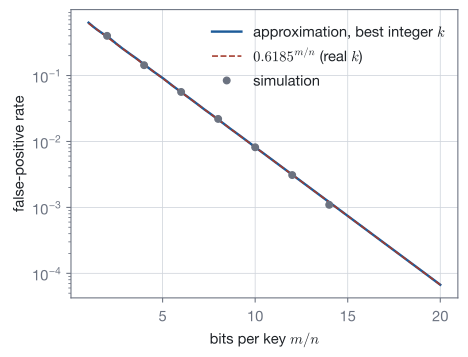

Write Python code to recreate this figure.
"""False-positive rate of a Bloom filter against bits per key m/n, at the best integer number of hash functions: the
approximation (1 - exp(-k n/m))^k and seeded simulations of filters with n = 2000 keys queried with 2e5 non-members."""
import os
import sys

sys.path.insert(0, os.path.join(os.path.dirname(os.path.abspath(__file__)), "..", "..", "..", "_filters"))
from figstyle import *  # noqa: E402,F403

import numpy as np  # noqa: E402


def f(k, r):
    return (1 - np.exp(-k / r)) ** k


def best_k(r):
    return min(range(1, 30), key=lambda k: f(k, r))


def simulate(r, n=2000, queries=200_000, seed=3):
    rng = np.random.default_rng(seed)
    m, k = int(r * n), best_k(r)
    bits = np.zeros(m, bool)
    bits[rng.integers(0, m, n * k)] = True
    return bits[rng.integers(0, m, (queries, k))].all(axis=1).mean()


r = np.linspace(1, 20, 400)
fig, ax = plt.subplots(figsize=(5.2, 3.9))
ax.plot(r, [f(best_k(x), x) for x in r], color=ACCENT, lw=1.8, label="approximation, best integer $k$")
ax.plot(r, 0.6185 ** r, color=STATEMENT, lw=1.2, ls="--", label="$0.6185^{m/n}$ (real $k$)")
pts = [2, 4, 6, 8, 10, 12, 14]
ax.plot(pts, [simulate(x) for x in pts], "o", color=MUTED, ms=5, label="simulation")
ax.set_yscale("log")
ax.set_xlabel("bits per key $m/n$")
ax.set_ylabel("false-positive rate")
ax.grid(True, color=GRID, lw=0.6)
ax.legend(frameon=False, loc="upper right")
save_figure(fig, "bloom_fp")
